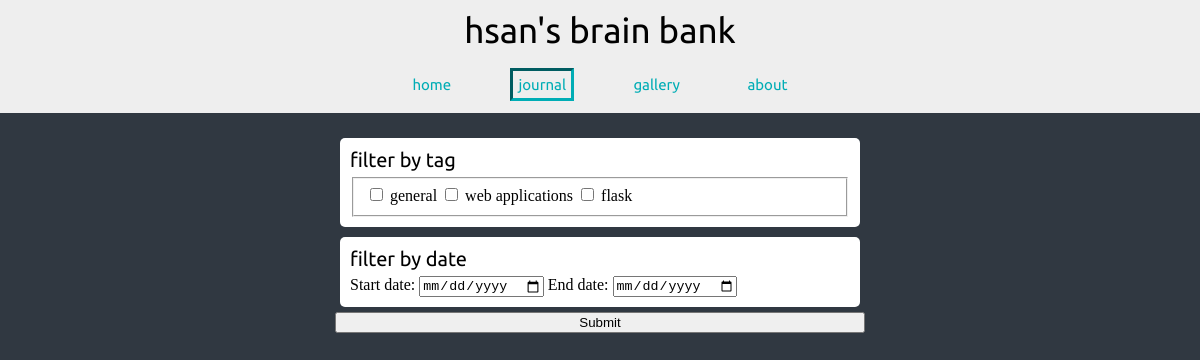
Page /journal on the committed database.
### tables this page shows
CREATE TABLE tag (
    id INTEGER PRIMARY KEY AUTOINCREMENT,
    name TEXT NOT NULL
);

### brainbank/routes.py (the view)
@current_app.route('/journal', methods=["GET", "POST"])
def journal():
    if request.method == "POST":
        start = request.form['start']
        end = request.form['end']
        tags = request.form.getlist('tags')
        posts = db.get_posts(startDate=start, endDate=end, tags=tags)
        return render_template('journal.html', current='journal', posts=posts)
    else:
        tags = db.get_tags()
        return render_template('journal.html', current='journal', tags=tags, searching=True)

### brainbank/db.py (called while the page is built)
def get_db():
    if 'db' not in g:
        g.db = sqlite3.connect(
            app.config['DATABASE_URI'],
            detect_types=sqlite3.PARSE_DECLTYPES
        )
        g.db.row_factory = sqlite3.Row
    return g.db

def query_db(query, args=()):
    cur = get_db().execute(query, args)
    rv = cur.fetchall()
    cur.close()
    return rv

def get_tags(post_ref=None):
    query = 'SELECT * FROM '
    query += 'post_tag INNER JOIN tag ON post_tag.tag_ref = tag.id '
    args = []
    if post_ref:
        query += 'WHERE '
        query += '? = post_tag.post_ref '
        args.append(post_ref)
    query += 'GROUP BY tag_ref '
    return query_db(query, args)

### brainbank/templates/journal.html (shortened to what this page needs)
{% extends 'layout.html' %}
{% block content %}
    {% if searching == True %}
        <form class="content" method="POST" action="/journal">
            <link rel="stylesheet" href="{{ url_for('static', filename='css/filter.css') }}">
            <div class="filter" id="tag">
                <h2>filter by tag</h2>
                <fieldset id="tag-filter">
                    {% for t in tags %}
                        <input type="checkbox" name="tags" value={{ t['id'] }}>
                            {{ t['name'] }}
                    {% endfor %}
                    </fieldset>
            </div>
            <div class="filter" id="date">
                <h2>filter by date</h2>
                <label for="start">Start date:</label>
                <input type="date" name="start">
                <label for="end">End date:</label>
                <input type="date" name="end">
            </div>
            <input type="submit" value="Submit">
        </div>
    {% endif %}
{% endblock %}

### brainbank/templates/layout.html (shortened to what this page needs)
<!doctype html>
<html lang="en" dir="ltr">
    <head>
        <link rel="stylesheet" href="{{ url_for('static', filename='css/main.css') }}">
    </head>
    <body>
        <div class="layout">
            {% include 'navbar.html' %}
            {% block content %}{% endblock %}
    </body>
</html>

### brainbank/templates/navbar.html
<header>
    <link rel="stylesheet" href="{{ url_for('static', filename='css/navbar.css') }}">
    <h1>
        hsan's brain bank
    </h1>
    <nav>
        {% if current=="home" %}
            <a href="/" class="current">home</a>
        {% else %}
            <a href="/">home</a>
        {% endif %}
        {% if current=="journal" %}
            <a href="/journal" class="current">journal</a>
        {% else %}
            <a href="/journal">journal</a>
        {% endif %}
        {% if current=="gallery" %}
            <a href="/gallery" class="current">gallery</a>
        {% else %}
            <a href="/gallery">gallery</a>
        {% endif %}
        {% if current=="about" %}
            <a href="/about" class="current">about</a>
        {% else %}
            <a href="/about">about</a>
        {% endif %}
    </nav>
</header>

### brainbank/static/css/main.css (style rules this page uses)
html, body { margin: 0; height: 100%; }
.layout { height: 100%; display: flex; flex-direction: column; align-items: center; background-color: #303841; }
h1 { font: 35px 'Ubuntu', 'Lucida Bright'; }
h2 { font: 20px 'Ubuntu', 'Lucida Bright'; margin: 0 0 5px 0; }
a { color: #00adb5; font: 15px 'Ubuntu', 'Lucida Bright'; padding: 5px 5px; text-decoration: None; }
.content { display: flex; flex-direction: column; justify-content: center; overflow: auto; padding: 20px; min-width: 500px; }
.content > div { margin: 5px; }

### brainbank/static/css/navbar.css (style rules this page uses)
header { align-items: center; background-color: #eeeeee; display: flex; flex-direction: column; justify-content: space-around; width: 100%; }
h1 { margin: 10px 0; }
nav { display: flex; justify-content: space-evenly; margin: 10px 0 15px 0; width: 500px; }
a.current { outline-style: inset; }

### brainbank/static/css/filter.css (style rules this page uses)
.filter { background-color: white; border-radius: 5px; padding: 10px 10px; width: 500px; }

### rows in the picture
tag: name "general"
tag: name "web applications"
tag: name "flask"
